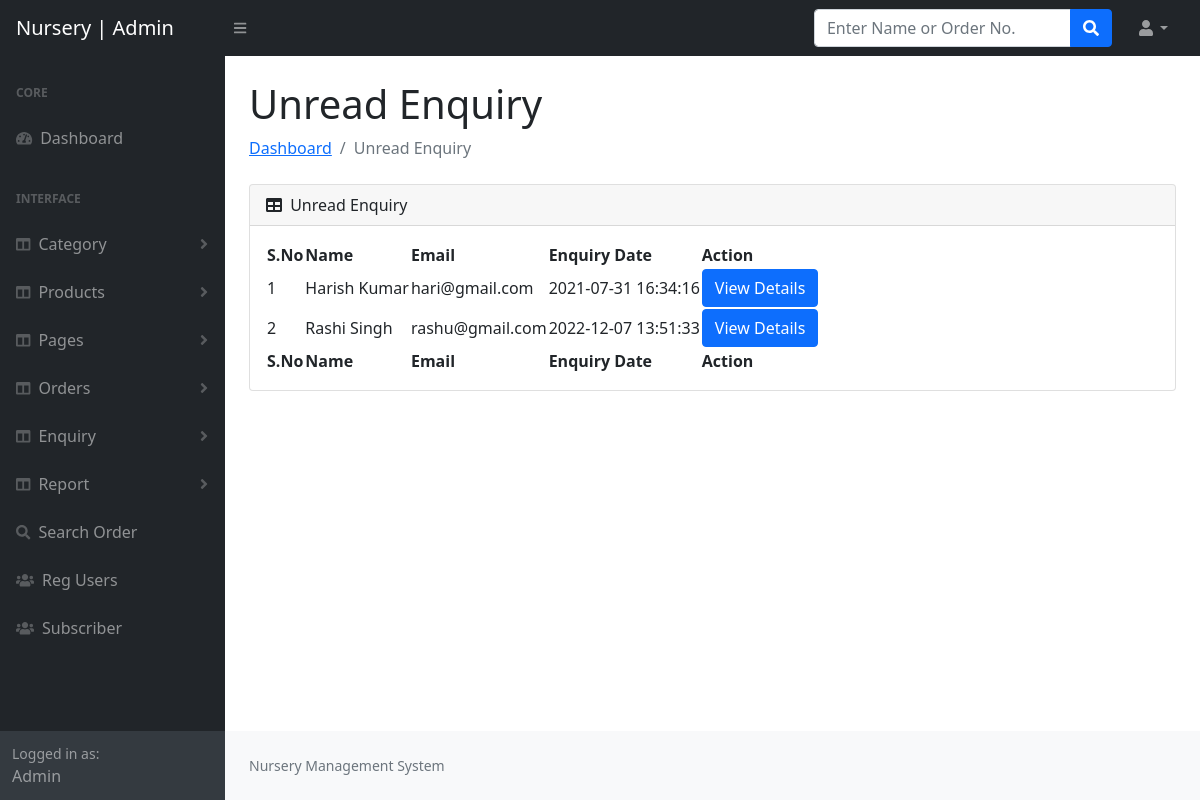
/nms/admin/unreadenq.php (signed in), run on the app's committed database.
### tables this page shows
CREATE TABLE `tblcontact` (
  `ID` int(10) NOT NULL,
  `Name` varchar(200) DEFAULT NULL,
  `Email` varchar(200) DEFAULT NULL,
  `Message` mediumtext DEFAULT NULL,
  `EnquiryDate` timestamp NOT NULL DEFAULT current_timestamp(),
  `IsRead` int(5) DEFAULT NULL
);

### nms/admin/unreadenq.php (the view, shortened to what this page needs)
<?php
include('includes/config.php');
if (strlen($_SESSION['aid']==0)) {
  header('location:logout.php');
  } else{
  ?>
<!DOCTYPE html>
<html lang="en">
    <head>
        <link href="https://cdn.jsdelivr.net/npm/simple-datatables@latest/dist/style.css" rel="stylesheet" />
        <link href="css/styles.css" rel="stylesheet" />
    </head>
    <body class="sb-nav-fixed">
 <?php include_once('includes/header.php');?>
        <div id="layoutSidenav">
       <?php include_once('includes/sidebar.php');?>
            <div id="layoutSidenav_content">
                <main>
                    <div class="container-fluid px-4">
                        <h1 class="mt-4">Unread Enquiry</h1>
                        <ol class="breadcrumb mb-4">
                            <li class="breadcrumb-item"><a href="dashboard.php">Dashboard</a></li>
                            <li class="breadcrumb-item active">Unread Enquiry</li>
                        </ol>
                        <div class="card mb-4">
                            <div class="card-header">
                                <i class="fas fa-table me-1"></i>
                               Unread Enquiry
                            </div>
                            <div class="card-body">
                                <table id="datatablesSimple">
                                    <thead>
                                        <tr>
                   <th>S.No</th>
                   <th>Name</th>
                    <th>Email</th>
                    <th>Enquiry Date</th>
                     <th>Action</th>
                  </tr>
                                    </thead>
                                    <tfoot>
                                        <tr>
                   <th>S.No</th>
                   <th>Name</th>
                    <th>Email</th>
                    <th>Enquiry Date</th>
                     <th>Action</th>
                  </tr>
                                    </tfoot>
                                    <tbody>
<?php
$ret=mysqli_query($con,"select * from tblcontact where IsRead is null");
$cnt=1;
while ($row=mysqli_fetch_array($ret)) {
?>
                                <tr class="gradeX">
                 <td><?php echo $cnt;?></td>
                  <td><?php  echo $row['Name'];?></td>
                                        <td><?php  echo $row['Email'];?></td>
                                        <td><?php  echo $row['EnquiryDate'];?></td>
                                         <td><a href="view-enquiry.php?viewid=<?php echo $row['ID'];?>" class='btn btn-primary'>View Details</a></td>
                </tr>
                <?php
$cnt=$cnt+1;
}?>
                                    </tbody>
                                </table>
                            </div>
                        </div>
                    </div>
                </main>
<?php include_once('includes/footer.php');?>
            </div>
        </div>
    </body>
</html>
<?php } ?>

### data on the page
tblcontact: Name "Harish Kumar", Email "hari@gmail.com", EnquiryDate "2021-07-31 16:34:16"
tblcontact: Name "Rashi Singh", Email "rashu@gmail.com", EnquiryDate "2022-12-07 13:51:33"
